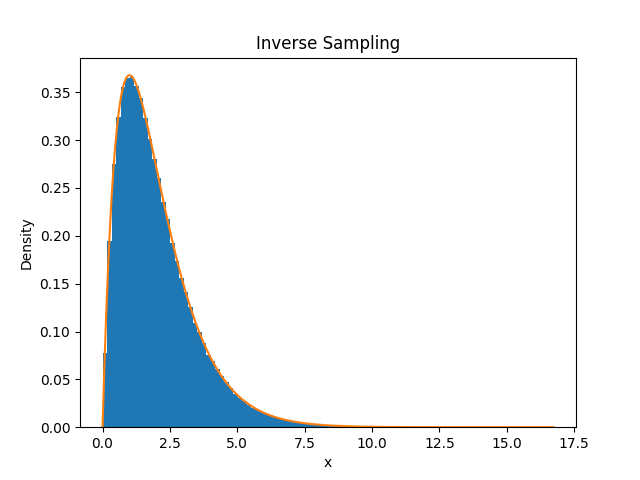

Write Python code to recreate this figure.
import numpy as np
import time
import matplotlib.pyplot as plt
def newton(u, max_iter=20, tol=1e-10):
    x = -np.log(1 - u)

    for _ in range(max_iter):
        g  = 1.0 - (x + 1.0) * np.exp(-x) - u
        gp = x * np.exp(-x)
        x_new = x - g / gp
        if x_new <= 0:
            x_new = 1e-8
        if abs(x_new - x) < tol:
            break
        x = x_new
    return x

def partb():
    N = 10**6
    U = np.random.rand(N)
    X = np.empty(N)

    start = time.time()

    for i in range(N):
        X[i] = newton(U[i])

    end = time.time()
    print(f"Inverse Sampling Runtime: {end - start:.2f} seconds")
    plt.hist(X, bins=100, density=True)
    x_vals = np.linspace(0, X.max(), 500)
    pdf_vals = x_vals * np.exp(-x_vals)
    plt.plot(x_vals, pdf_vals)

    plt.xlabel("x")
    plt.ylabel("Density")
    plt.title("Inverse Sampling")
    plt.savefig("p2.png")
    plt.show()


def partc():
    N = 10**6
    c = 4/np.e
    accepted = np.empty(N)
    count = 0
    start = time.time()

    while count < N:
        X = np.random.exponential(scale=2.0)
        u = np.random.rand()

        if u <= (X * np.exp(1 - X/2)) / 2:
            accepted[count] = X
            count += 1

    end = time.time()

    print(f"Acceptance Rejectance Runtime: {end - start:.2f} seconds")

def partd():
    N = 10**6

    start = time.time()
    E1 = np.random.exponential(scale=1.0, size=N)
    E2 = np.random.exponential(scale=1.0, size=N)
    X = E1 + E2
    end = time.time()
    print(f"Gamma Sampling Runtime: {end - start:.4f} seconds")
partb()
partc()
partd()
